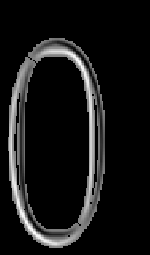
#> input picture step4_letter_detection/gen_dataset/caracters/letter_0.png, 150 x 255 px
$ python -i deterioration.py   (imports and definitions only)
#> lines starting #> are read from the running program, lines starting #| are printed output that depends on the picture
import cv2
import os
import numpy as np
import random
from scipy.stats import norm


def _decayed_value_in_norm(x, max_value, min_value, center, range):
    """
    decay from max value to min value following Gaussian/Normal distribution
    """
    radius = range / 3
    center_prob = norm.pdf(center, center, radius)
    x_prob = norm.pdf(x, center, radius)
    x_value = (x_prob / center_prob) * (max_value - min_value) + min_value
    return x_value


# [8 lines left out: function _decayed_value_in_linear, not called in this run]


def generate_parallel_light_mask(mask_size,
                                 position=None,
                                 direction=None,
                                 max_brightness=255,
                                 min_brightness=50,
                                 mode="gaussian",
                                 linear_decay_rate=None):
    """
    Generate decayed light mask generated by light strip given its position, direction
    Args:
        mask_size: tuple of integers (w, h) defining generated mask size
        position: tuple of integers (x, y) defining the center of light strip position,
                  which is the reference point during rotating
        direction: integer from 0 to 360 to indicate the rotation degree of light strip
        max_brightness: integer that max brightness in the mask
        min_brightness: integer that min brightness in the mask
        mode: the way that brightness decay from max to min: linear or gaussian
        linear_decay_rate: only valid in linear_static mode. Suggested value is within [0.2, 2]
    Return:
        light_mask: ndarray in float type consisting value from 0 to strength
    """
    if position is None:
        pos_x = random.randint(0, mask_size[0])
        pos_y = random.randint(0, mask_size[1])
    else:
        pos_x = position[0]
        pos_y = position[1]
    if direction is None:
        direction = random.randint(0, 360)
        print("Rotate degree: ", direction)
    if linear_decay_rate is None:
        if mode == "linear_static":
            linear_decay_rate = random.uniform(0.2, 2)
        if mode == "linear_dynamic":
            linear_decay_rate = (
                max_brightness - min_brightness) / max(mask_size)
    assert mode in ["linear_dynamic", "linear_static", "gaussian"], \
        "mode must be linear_dynamic, linear_static or gaussian"
    padding = int(max(mask_size) * np.sqrt(2))
    # add padding to satisfy cropping after rotating
    canvas_x = padding * 2 + mask_size[0]
    canvas_y = padding * 2 + mask_size[1]
    mask = np.zeros(shape=(canvas_y, canvas_x), dtype=np.float32)
    # initial mask's up left corner and bottom right corner coordinate
    init_mask_ul = (int(padding), int(padding))
    init_mask_br = (int(padding + mask_size[0]), int(padding + mask_size[1]))
    init_light_pos = (padding + pos_x, padding + pos_y)
    # fill in mask row by row with value decayed from center
    for i in range(canvas_y):
        if mode == "linear":
            i_value = _decayed_value_in_linear(
                i, max_brightness, init_light_pos[1], linear_decay_rate)
        elif mode == "gaussian":
            i_value = _decayed_value_in_norm(
                i, max_brightness, min_brightness, init_light_pos[1], mask_size[1])
        else:
            i_value = 0
        mask[i] = i_value
    # rotate mask
    rotate_M = cv2.getRotationMatrix2D(init_light_pos, direction, 1)
    mask = cv2.warpAffine(mask, rotate_M, (canvas_x,  canvas_y))
    # crop
    mask = mask[init_mask_ul[1]:init_mask_br[1],
                init_mask_ul[0]:init_mask_br[0]]
    mask = np.asarray(mask, dtype=np.uint8)
    # add median blur
    mask = cv2.medianBlur(mask, 9)
    mask = 255 - mask
    # [4 lines of commented-out code are left out]
    return mask


def add_parallel_light(image, light_position=None, direction=None, max_brightness=255, min_brightness=0,
                       mode="gaussian", linear_decay_rate=None, transparency=None):
    """
    Add mask generated from parallel light to given image
    """
    if transparency is None:
        transparency = random.uniform(0.2, 0.5)
    frame = np.asarray(image)
    height, width, _ = frame.shape
    hsv = cv2.cvtColor(frame, cv2.COLOR_BGR2HSV)
    mask = generate_parallel_light_mask(mask_size=(width, height),
                                        position=light_position,
                                        direction=direction,
                                        max_brightness=max_brightness,
                                        min_brightness=min_brightness,
                                        mode=mode,
                                        linear_decay_rate=linear_decay_rate)
    hsv[:, :, 2] = hsv[:, :, 2] * transparency + mask * (1 - transparency)
    frame = cv2.cvtColor(hsv, cv2.COLOR_HSV2BGR)
    frame[frame > 255] = 255
    frame = np.asarray(frame, dtype=np.uint8)
    return frame, mask


# [72 lines left out: functions noisy, main, not called in this run]


"""
if name == '__main__':
    main()
"""

>>> import cv2
>>> picture = cv2.imread('caracters/letter_0.png')
#> picture is the input picture: shape (255, 150, 3); min 0, max 254, mean 21.8
>>> result = add_parallel_light(picture)
#> in add_parallel_light, `hsv = cv2.cvtColor(frame, cv2.COLOR_BGR2HSV)`: hsv: shape (255, 150, 3); mean H, S, V 0, 0, 21.8
#> after the loop in generate_parallel_light_mask, `for i in range(canvas_y):`:
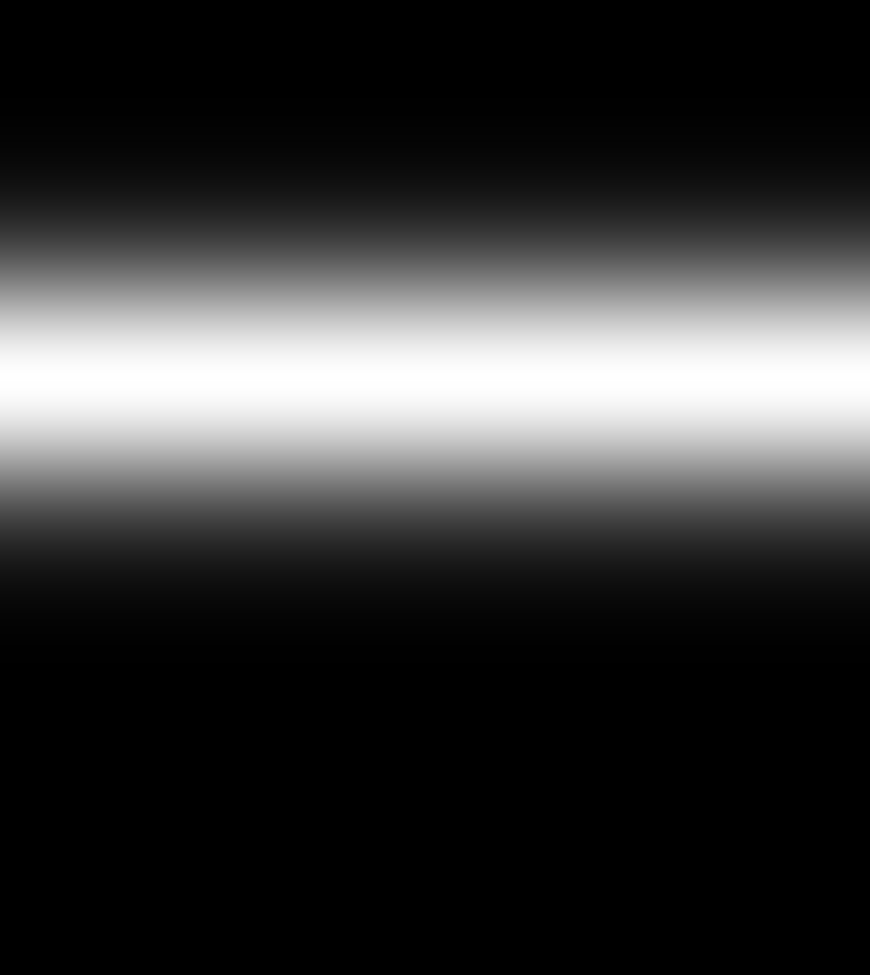
#> mask: shape (975, 870) float32; min 6.34e-09, max 255, mean 55.7
#> in add_parallel_light, `hsv[:, :, 2] = hsv[:, :, 2] * transparency + mask * (1 - transparency)`: hsv: shape (255, 150, 3); mean H, S, V 0, 0, 74
#> in add_parallel_light, `frame = cv2.cvtColor(hsv, cv2.COLOR_HSV2BGR)`:
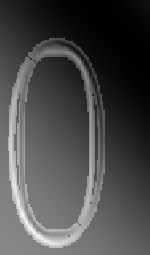
#> frame: shape (255, 150, 3); min 0, max 244, mean 74

$ run again, on step4_letter_detection/gen_dataset/caracters/letter_2.png
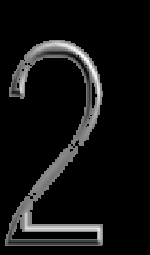
#> input picture step4_letter_detection/gen_dataset/caracters/letter_2.png, 150 x 255 px
#> picture is the input picture: shape (255, 150, 3); min 0, max 252, mean 18.6
#> in add_parallel_light, `frame = cv2.cvtColor(hsv, cv2.COLOR_HSV2BGR)`:
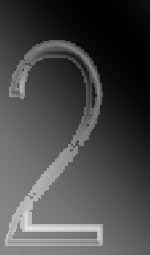
#> frame: shape (255, 150, 3); min 0, max 233, mean 72.5

$ run again, on step4_letter_detection/gen_dataset/caracters/letter_3.png
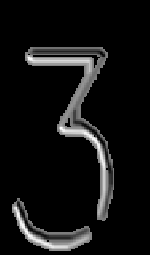
#> input picture step4_letter_detection/gen_dataset/caracters/letter_3.png, 150 x 255 px
#> picture is the input picture: shape (255, 150, 3); min 0, max 253, mean 18.1
#> in add_parallel_light, `frame = cv2.cvtColor(hsv, cv2.COLOR_HSV2BGR)`:
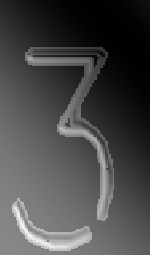
#> frame: shape (255, 150, 3); min 0, max 245, mean 72.3

$ run again, on step4_letter_detection/gen_dataset/caracters/letter_4.png
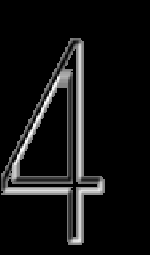
#> input picture step4_letter_detection/gen_dataset/caracters/letter_4.png, 150 x 255 px
#> picture is the input picture: shape (255, 150, 3); min 0, max 252, mean 19.3
#> in add_parallel_light, `frame = cv2.cvtColor(hsv, cv2.COLOR_HSV2BGR)`:
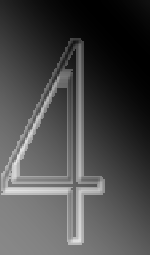
#> frame: shape (255, 150, 3); min 0, max 230, mean 72.8
